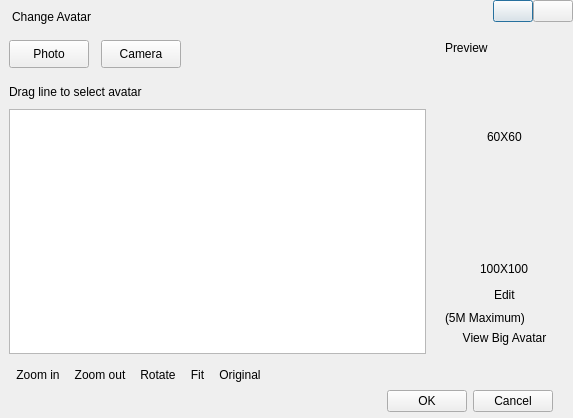
<?xml version="1.0" encoding="UTF-8"?>
<ui version="4.0">
 <class>DialogAvatarEditor</class>
 <widget class="QDialog" name="DialogAvatarEditor">
  <property name="geometry">
   <rect>
    <x>0</x>
    <y>0</y>
    <width>573</width>
    <height>418</height>
   </rect>
  </property>
  <property name="windowTitle">
   <string>Modify Avatar</string>
  </property>
  <layout class="QVBoxLayout" name="verticalLayoutMain">
   <property name="spacing">
    <number>0</number>
   </property>
   <property name="leftMargin">
    <number>0</number>
   </property>
   <property name="topMargin">
    <number>0</number>
   </property>
   <property name="rightMargin">
    <number>0</number>
   </property>
   <property name="bottomMargin">
    <number>0</number>
   </property>
   <item>
    <widget class="QWidget" name="widgetTitleBar" native="true">
     <property name="minimumSize">
      <size>
       <width>0</width>
       <height>33</height>
      </size>
     </property>
     <property name="maximumSize">
      <size>
       <width>16777215</width>
       <height>33</height>
      </size>
     </property>
     <layout class="QHBoxLayout" name="horizontalLayout_2">
      <property name="leftMargin">
       <number>12</number>
      </property>
      <property name="topMargin">
       <number>0</number>
      </property>
      <property name="rightMargin">
       <number>0</number>
      </property>
      <property name="bottomMargin">
       <number>0</number>
      </property>
      <item>
       <widget class="QLabel" name="labelTitle">
        <property name="text">
         <string>Change Avatar</string>
        </property>
       </widget>
      </item>
      <item>
       <spacer name="horizontalSpacer_2">
        <property name="orientation">
         <enum>Qt::Horizontal</enum>
        </property>
        <property name="sizeHint" stdset="0">
         <size>
          <width>40</width>
          <height>20</height>
         </size>
        </property>
       </spacer>
      </item>
      <item>
       <layout class="QGridLayout" name="gridLayout">
        <property name="spacing">
         <number>0</number>
        </property>
        <item row="0" column="0">
         <widget class="StylePushButton" name="btnMinimize">
          <property name="text">
           <string/>
          </property>
         </widget>
        </item>
        <item row="0" column="1">
         <widget class="StylePushButton" name="btnClose">
          <property name="text">
           <string/>
          </property>
         </widget>
        </item>
        <item row="1" column="0">
         <spacer name="verticalSpacer_4">
          <property name="orientation">
           <enum>Qt::Vertical</enum>
          </property>
          <property name="sizeHint" stdset="0">
           <size>
            <width>20</width>
            <height>40</height>
           </size>
          </property>
         </spacer>
        </item>
       </layout>
      </item>
     </layout>
    </widget>
   </item>
   <item>
    <widget class="QWidget" name="widgetCentral" native="true">
     <layout class="QHBoxLayout" name="horizontalLayout_6" stretch="1,0">
      <property name="spacing">
       <number>10</number>
      </property>
      <property name="leftMargin">
       <number>9</number>
      </property>
      <property name="topMargin">
       <number>0</number>
      </property>
      <property name="rightMargin">
       <number>9</number>
      </property>
      <property name="bottomMargin">
       <number>0</number>
      </property>
      <item>
       <layout class="QVBoxLayout" name="verticalLayout_2">
        <item>
         <widget class="QWidget" name="widgetOperation" native="true">
          <property name="minimumSize">
           <size>
            <width>0</width>
            <height>42</height>
           </size>
          </property>
          <property name="maximumSize">
           <size>
            <width>16777215</width>
            <height>42</height>
           </size>
          </property>
          <layout class="QHBoxLayout" name="horizontalLayout_8">
           <property name="spacing">
            <number>12</number>
           </property>
           <property name="leftMargin">
            <number>0</number>
           </property>
           <property name="topMargin">
            <number>0</number>
           </property>
           <property name="rightMargin">
            <number>0</number>
           </property>
           <property name="bottomMargin">
            <number>0</number>
           </property>
           <item>
            <widget class="QPushButton" name="pushButtonBrowse">
             <property name="minimumSize">
              <size>
               <width>0</width>
               <height>28</height>
              </size>
             </property>
             <property name="maximumSize">
              <size>
               <width>16777215</width>
               <height>28</height>
              </size>
             </property>
             <property name="text">
              <string>Photo</string>
             </property>
            </widget>
           </item>
           <item>
            <widget class="QPushButton" name="pushButtonPhoto">
             <property name="minimumSize">
              <size>
               <width>0</width>
               <height>28</height>
              </size>
             </property>
             <property name="maximumSize">
              <size>
               <width>16777215</width>
               <height>28</height>
              </size>
             </property>
             <property name="text">
              <string>Camera</string>
             </property>
            </widget>
           </item>
           <item>
            <spacer name="horizontalSpacer_3">
             <property name="orientation">
              <enum>Qt::Horizontal</enum>
             </property>
             <property name="sizeHint" stdset="0">
              <size>
               <width>254</width>
               <height>20</height>
              </size>
             </property>
            </spacer>
           </item>
          </layout>
         </widget>
        </item>
        <item>
         <widget class="QLabel" name="label_4">
          <property name="text">
           <string>Drag line to select avatar</string>
          </property>
          <property name="alignment">
           <set>Qt::AlignLeading|Qt::AlignLeft|Qt::AlignVCenter</set>
          </property>
         </widget>
        </item>
        <item>
         <widget class="GraphicsViewAvatarEditor" name="graphicsView">
          <property name="mouseTracking">
           <bool>true</bool>
          </property>
          <property name="dragMode">
           <enum>QGraphicsView::NoDrag</enum>
          </property>
         </widget>
        </item>
        <item>
         <widget class="QWidget" name="widgetToolBar" native="true">
          <layout class="QHBoxLayout" name="horizontalLayout_5">
           <property name="spacing">
            <number>0</number>
           </property>
           <property name="leftMargin">
            <number>0</number>
           </property>
           <property name="topMargin">
            <number>0</number>
           </property>
           <property name="rightMargin">
            <number>0</number>
           </property>
           <property name="bottomMargin">
            <number>0</number>
           </property>
           <item>
            <widget class="QToolButton" name="toolButtonZoomIn">
             <property name="text">
              <string>Zoom in</string>
             </property>
             <property name="icon">
              <iconset resource="../inst.qrc">
               <normaloff>:/images/ZoomIn.png</normaloff>:/images/ZoomIn.png</iconset>
             </property>
             <property name="iconSize">
              <size>
               <width>24</width>
               <height>24</height>
              </size>
             </property>
             <property name="autoRepeat">
              <bool>true</bool>
             </property>
             <property name="autoRepeatDelay">
              <number>300</number>
             </property>
             <property name="autoRepeatInterval">
              <number>33</number>
             </property>
             <property name="toolButtonStyle">
              <enum>Qt::ToolButtonTextBesideIcon</enum>
             </property>
             <property name="autoRaise">
              <bool>true</bool>
             </property>
            </widget>
           </item>
           <item>
            <widget class="QToolButton" name="toolButtonZoomOut">
             <property name="text">
              <string>Zoom out</string>
             </property>
             <property name="icon">
              <iconset resource="../inst.qrc">
               <normaloff>:/images/ZoomOut.png</normaloff>:/images/ZoomOut.png</iconset>
             </property>
             <property name="iconSize">
              <size>
               <width>24</width>
               <height>24</height>
              </size>
             </property>
             <property name="autoRepeat">
              <bool>true</bool>
             </property>
             <property name="autoRepeatDelay">
              <number>300</number>
             </property>
             <property name="autoRepeatInterval">
              <number>33</number>
             </property>
             <property name="toolButtonStyle">
              <enum>Qt::ToolButtonTextBesideIcon</enum>
             </property>
             <property name="autoRaise">
              <bool>true</bool>
             </property>
            </widget>
           </item>
           <item>
            <widget class="QToolButton" name="toolButtonRotate">
             <property name="text">
              <string>Rotate</string>
             </property>
             <property name="icon">
              <iconset resource="../inst.qrc">
               <normaloff>:/images/rotate.png</normaloff>:/images/rotate.png</iconset>
             </property>
             <property name="iconSize">
              <size>
               <width>24</width>
               <height>24</height>
              </size>
             </property>
             <property name="toolButtonStyle">
              <enum>Qt::ToolButtonTextBesideIcon</enum>
             </property>
             <property name="autoRaise">
              <bool>true</bool>
             </property>
            </widget>
           </item>
           <item>
            <widget class="QToolButton" name="toolButtonZoomFit">
             <property name="text">
              <string>Fit</string>
             </property>
             <property name="icon">
              <iconset resource="../inst.qrc">
               <normaloff>:/images/restore.png</normaloff>:/images/restore.png</iconset>
             </property>
             <property name="iconSize">
              <size>
               <width>24</width>
               <height>24</height>
              </size>
             </property>
             <property name="toolButtonStyle">
              <enum>Qt::ToolButtonTextBesideIcon</enum>
             </property>
             <property name="autoRaise">
              <bool>true</bool>
             </property>
            </widget>
           </item>
           <item>
            <widget class="QToolButton" name="toolButtonOriginal">
             <property name="text">
              <string>Original</string>
             </property>
             <property name="icon">
              <iconset resource="../inst.qrc">
               <normaloff>:/images/maximun.png</normaloff>:/images/maximun.png</iconset>
             </property>
             <property name="iconSize">
              <size>
               <width>24</width>
               <height>24</height>
              </size>
             </property>
             <property name="toolButtonStyle">
              <enum>Qt::ToolButtonTextBesideIcon</enum>
             </property>
             <property name="autoRaise">
              <bool>true</bool>
             </property>
            </widget>
           </item>
           <item>
            <spacer name="horizontalSpacer">
             <property name="orientation">
              <enum>Qt::Horizontal</enum>
             </property>
             <property name="sizeHint" stdset="0">
              <size>
               <width>9</width>
               <height>20</height>
              </size>
             </property>
            </spacer>
           </item>
          </layout>
         </widget>
        </item>
       </layout>
      </item>
      <item>
       <widget class="QWidget" name="previewWidget" native="true">
        <property name="minimumSize">
         <size>
          <width>128</width>
          <height>0</height>
         </size>
        </property>
        <property name="maximumSize">
         <size>
          <width>128</width>
          <height>16777215</height>
         </size>
        </property>
        <layout class="QVBoxLayout" name="verticalLayout">
         <property name="leftMargin">
          <number>9</number>
         </property>
         <property name="topMargin">
          <number>8</number>
         </property>
         <property name="rightMargin">
          <number>0</number>
         </property>
         <property name="bottomMargin">
          <number>0</number>
         </property>
         <item>
          <widget class="QLabel" name="label_3">
           <property name="text">
            <string>Preview</string>
           </property>
           <property name="alignment">
            <set>Qt::AlignLeading|Qt::AlignLeft|Qt::AlignVCenter</set>
           </property>
          </widget>
         </item>
         <item>
          <layout class="QHBoxLayout" name="horizontalLayout_7" stretch="1,0,1">
           <property name="spacing">
            <number>0</number>
           </property>
           <item>
            <spacer name="horizontalSpacer_7">
             <property name="orientation">
              <enum>Qt::Horizontal</enum>
             </property>
             <property name="sizeHint" stdset="0">
              <size>
               <width>40</width>
               <height>20</height>
              </size>
             </property>
            </spacer>
           </item>
           <item>
            <widget class="QLabel" name="labelAvatarSmall">
             <property name="minimumSize">
              <size>
               <width>60</width>
               <height>60</height>
              </size>
             </property>
             <property name="maximumSize">
              <size>
               <width>60</width>
               <height>60</height>
              </size>
             </property>
             <property name="text">
              <string/>
             </property>
             <property name="pixmap">
              <pixmap resource="../inst.qrc">:/images/Icon_60.png</pixmap>
             </property>
             <property name="scaledContents">
              <bool>true</bool>
             </property>
            </widget>
           </item>
           <item>
            <spacer name="horizontalSpacer_9">
             <property name="orientation">
              <enum>Qt::Horizontal</enum>
             </property>
             <property name="sizeHint" stdset="0">
              <size>
               <width>0</width>
               <height>20</height>
              </size>
             </property>
            </spacer>
           </item>
          </layout>
         </item>
         <item>
          <layout class="QHBoxLayout" name="horizontalLayout_9" stretch="1,0,1">
           <item>
            <spacer name="horizontalSpacer_11">
             <property name="orientation">
              <enum>Qt::Horizontal</enum>
             </property>
             <property name="sizeHint" stdset="0">
              <size>
               <width>40</width>
               <height>20</height>
              </size>
             </property>
            </spacer>
           </item>
           <item>
            <widget class="QLabel" name="labelTipSmall">
             <property name="text">
              <string>60X60</string>
             </property>
            </widget>
           </item>
           <item>
            <spacer name="horizontalSpacer_12">
             <property name="orientation">
              <enum>Qt::Horizontal</enum>
             </property>
             <property name="sizeHint" stdset="0">
              <size>
               <width>0</width>
               <height>20</height>
              </size>
             </property>
            </spacer>
           </item>
          </layout>
         </item>
         <item>
          <layout class="QHBoxLayout" name="horizontalLayout_4" stretch="1,0,1">
           <property name="spacing">
            <number>0</number>
           </property>
           <item>
            <spacer name="horizontalSpacer_10">
             <property name="orientation">
              <enum>Qt::Horizontal</enum>
             </property>
             <property name="sizeHint" stdset="0">
              <size>
               <width>40</width>
               <height>20</height>
              </size>
             </property>
            </spacer>
           </item>
           <item>
            <widget class="QLabel" name="labelAvatarBig">
             <property name="minimumSize">
              <size>
               <width>100</width>
               <height>100</height>
              </size>
             </property>
             <property name="maximumSize">
              <size>
               <width>100</width>
               <height>100</height>
              </size>
             </property>
             <property name="text">
              <string/>
             </property>
             <property name="pixmap">
              <pixmap resource="../inst.qrc">:/images/Icon_60.png</pixmap>
             </property>
             <property name="scaledContents">
              <bool>true</bool>
             </property>
            </widget>
           </item>
           <item>
            <spacer name="horizontalSpacer_6">
             <property name="orientation">
              <enum>Qt::Horizontal</enum>
             </property>
             <property name="sizeHint" stdset="0">
              <size>
               <width>0</width>
               <height>20</height>
              </size>
             </property>
            </spacer>
           </item>
          </layout>
         </item>
         <item>
          <layout class="QHBoxLayout" name="horizontalLayout_12" stretch="1,0,1">
           <item>
            <spacer name="horizontalSpacer_17">
             <property name="orientation">
              <enum>Qt::Horizontal</enum>
             </property>
             <property name="sizeHint" stdset="0">
              <size>
               <width>40</width>
               <height>20</height>
              </size>
             </property>
            </spacer>
           </item>
           <item>
            <widget class="QLabel" name="labelTipBig">
             <property name="text">
              <string>100X100</string>
             </property>
            </widget>
           </item>
           <item>
            <spacer name="horizontalSpacer_18">
             <property name="orientation">
              <enum>Qt::Horizontal</enum>
             </property>
             <property name="sizeHint" stdset="0">
              <size>
               <width>0</width>
               <height>20</height>
              </size>
             </property>
            </spacer>
           </item>
          </layout>
         </item>
         <item>
          <layout class="QHBoxLayout" name="horizontalLayout_3" stretch="1,0,1">
           <item>
            <spacer name="horizontalSpacer_5">
             <property name="orientation">
              <enum>Qt::Horizontal</enum>
             </property>
             <property name="sizeHint" stdset="0">
              <size>
               <width>40</width>
               <height>20</height>
              </size>
             </property>
            </spacer>
           </item>
           <item>
            <widget class="ClickableLabel" name="pushButtonEdit">
             <property name="text">
              <string>Edit</string>
             </property>
            </widget>
           </item>
           <item>
            <spacer name="horizontalSpacer_4">
             <property name="orientation">
              <enum>Qt::Horizontal</enum>
             </property>
             <property name="sizeHint" stdset="0">
              <size>
               <width>0</width>
               <height>20</height>
              </size>
             </property>
            </spacer>
           </item>
          </layout>
         </item>
         <item>
          <widget class="QLabel" name="labelTip">
           <property name="text">
            <string>(5M Maximum)</string>
           </property>
           <property name="wordWrap">
            <bool>true</bool>
           </property>
          </widget>
         </item>
         <item>
          <widget class="ClickableLabel" name="labelViewBigAvatar">
           <property name="text">
            <string>View Big Avatar</string>
           </property>
           <property name="alignment">
            <set>Qt::AlignCenter</set>
           </property>
          </widget>
         </item>
         <item>
          <spacer name="verticalSpacer_2">
           <property name="orientation">
            <enum>Qt::Vertical</enum>
           </property>
           <property name="sizeHint" stdset="0">
            <size>
             <width>20</width>
             <height>40</height>
            </size>
           </property>
          </spacer>
         </item>
        </layout>
       </widget>
      </item>
     </layout>
    </widget>
   </item>
   <item>
    <widget class="QWidget" name="widgetBottomBar" native="true">
     <property name="minimumSize">
      <size>
       <width>0</width>
       <height>33</height>
      </size>
     </property>
     <property name="maximumSize">
      <size>
       <width>16777215</width>
       <height>33</height>
      </size>
     </property>
     <layout class="QHBoxLayout" name="horizontalLayout">
      <property name="topMargin">
       <number>0</number>
      </property>
      <property name="rightMargin">
       <number>20</number>
      </property>
      <property name="bottomMargin">
       <number>0</number>
      </property>
      <item>
       <spacer name="horizontalSpacer_8">
        <property name="orientation">
         <enum>Qt::Horizontal</enum>
        </property>
        <property name="sizeHint" stdset="0">
         <size>
          <width>365</width>
          <height>20</height>
         </size>
        </property>
       </spacer>
      </item>
      <item>
       <widget class="QPushButton" name="pushButtonOK">
        <property name="minimumSize">
         <size>
          <width>64</width>
          <height>0</height>
         </size>
        </property>
        <property name="text">
         <string>OK</string>
        </property>
       </widget>
      </item>
      <item>
       <widget class="QPushButton" name="pushButtonCancel">
        <property name="minimumSize">
         <size>
          <width>64</width>
          <height>0</height>
         </size>
        </property>
        <property name="text">
         <string>Cancel</string>
        </property>
       </widget>
      </item>
     </layout>
    </widget>
   </item>
  </layout>
 </widget>
 <customwidgets>
  <customwidget>
   <class>StylePushButton</class>
   <extends>QPushButton</extends>
   <header>stylepushbutton.h</header>
  </customwidget>
  <customwidget>
   <class>GraphicsViewAvatarEditor</class>
   <extends>QGraphicsView</extends>
   <header>GraphicsViewAvatarEditor.h</header>
  </customwidget>
  <customwidget>
   <class>ClickableLabel</class>
   <extends>QLabel</extends>
   <header location="global">clickablelabel.h</header>
  </customwidget>
 </customwidgets>
 <resources>
  <include location="../inst.qrc"/>
 </resources>
 <connections/>
</ui>
